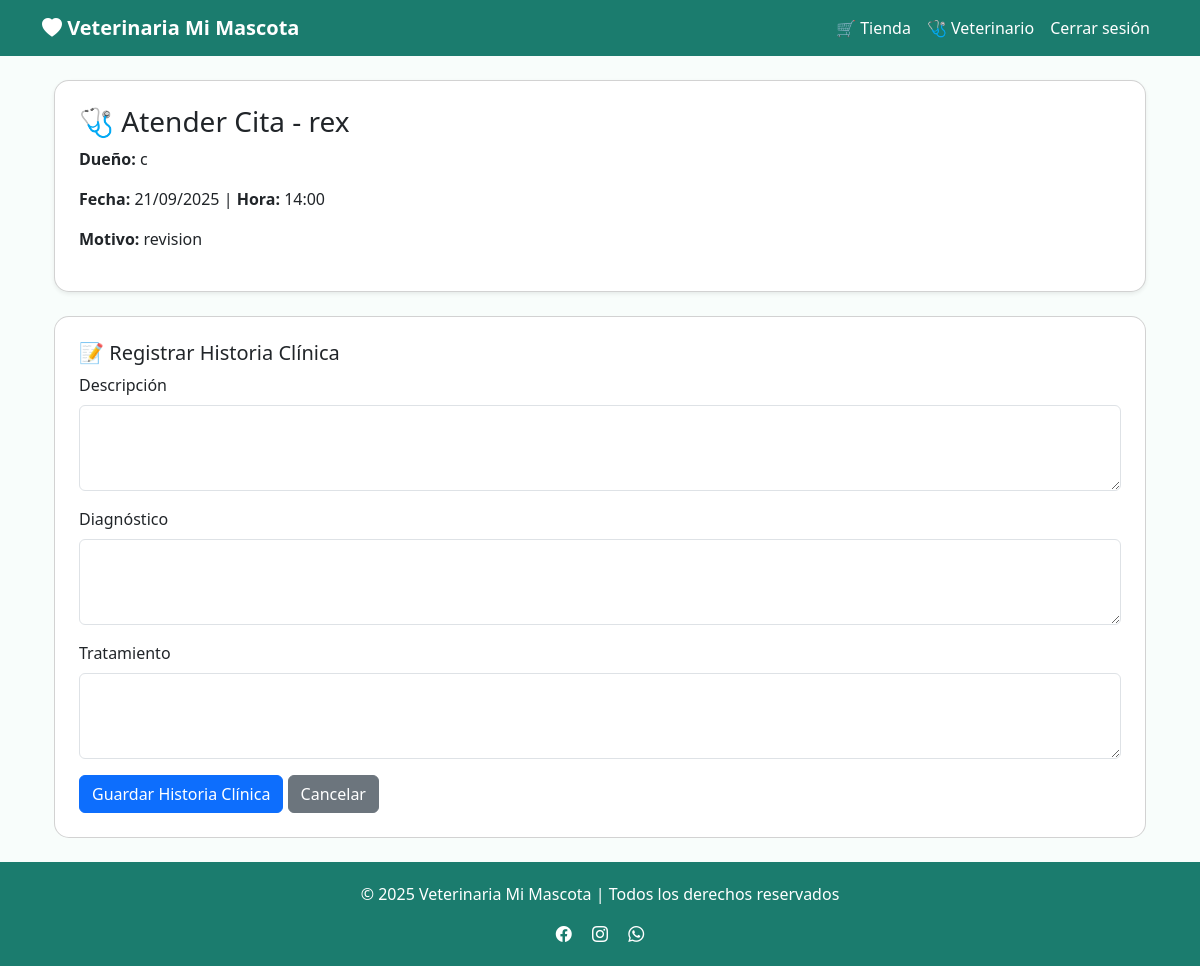
/historia/atender_cita/7 (signed in), run on the app's committed database.
### app/models/mascota.py (models this page shows, shortened)
class Mascota(db.Model):
    __tablename__ = "mascotas"
    id_mascota = db.Column(db.Integer, primary_key=True)
    nombre = db.Column(db.String(100), nullable=False)
    especie = db.Column(db.String(50), nullable=False)
    raza = db.Column(db.String(50))
    genero = db.Column(db.String(10))
    fecha_nacimiento = db.Column(db.Date)
    id_usuario = db.Column(db.Integer, db.ForeignKey("usuarios.id_usuario"), nullable=False)
    usuario = db.relationship('Usuario', back_populates='mascotas')
    historia_clinica = db.relationship('HistoriaClinica', back_populates='mascota', uselist=False)
    citas = db.relationship('Cita', back_populates='mascota')

### app/models/usuario.py (models this page shows, shortened)
class Usuario(db.Model, UserMixin):
    __tablename__ = 'usuarios'
    id_usuario = db.Column(db.Integer, primary_key=True)
    nombre = db.Column(db.String(100), nullable=False)
    email = db.Column(db.String(100), unique=True, nullable=False)
    contraseña = db.Column(db.String(255), nullable=False)
    rol = db.Column(db.String(20), default='cliente')
    direccion = db.Column(db.String(200))
    telefono = db.Column(db.String(15))
    carrito = db.relationship('Carrito', back_populates='usuario', uselist=False)
    citas_cliente = db.relationship('Cita', foreign_keys='Cita.id_usuario', back_populates='usuario')
    citas_veterinario = db.relationship('Cita', foreign_keys='Cita.id_veterinario', back_populates='veterinario_rel')
    mascotas = db.relationship('Mascota', back_populates='usuario')

### app/models/cita.py (models this page shows, shortened)
class Cita(db.Model):
    __tablename__ = 'citas'
    id_cita = db.Column(db.Integer, primary_key=True)
    fecha = db.Column(db.Date, nullable=False)
    hora = db.Column(db.Time, nullable=False)
    motivo = db.Column(db.String(100), nullable=False)
    estado = db.Column(db.String(20), default='pendiente')
    id_mascota = db.Column(db.Integer, db.ForeignKey('mascotas.id_mascota'), nullable=False)
    id_usuario = db.Column(db.Integer, db.ForeignKey('usuarios.id_usuario'), nullable=False)  # Dueño de la mascota
    id_veterinario = db.Column(db.Integer, db.ForeignKey('usuarios.id_usuario'), nullable=True)  # Veterinario asignado
    mascota = db.relationship('Mascota', back_populates='citas')
    historia_clinica = db.relationship('HistoriaClinica', back_populates='cita', uselist=False)
    usuario = db.relationship('Usuario', foreign_keys=[id_usuario], back_populates='citas_cliente')
    veterinario_rel = db.relationship('Usuario', foreign_keys=[id_veterinario], back_populates='citas_veterinario')
    __table_args__ = (
        db.UniqueConstraint('fecha', 'hora', name='_fecha_hora_uc'),
        db.Index('ix_cita_fecha', 'fecha'),
    )

### app/routes/historia_clinica.py (the view, shortened to what this page needs)
@historia_bp.route("/atender_cita/<int:id_cita>", methods=["GET", "POST"])
@login_required
@rol_requerido("veterinario")  # Asegura que solo los veterinarios accedan
def atender_cita(id_cita):
    cita = Cita.query.get_or_404(id_cita)
    if cita.estado != 'pendiente':
        flash("Esta cita ya fue atendida o cancelada.", "warning")
        return redirect(url_for("main.veterinario_panel"))
    return render_template("historia/atender_cita.html", cita=cita)

### app/templates/historia/atender_cita.html (shortened to what this page needs)
{% extends "base.html" %}
{% block content %}
<div class="container mt-4">
    <div class="card p-4 shadow-sm">
        <h2 class="h3">🩺 Atender Cita - {{ cita.mascota.nombre }}</h2>
        <p><strong>Dueño:</strong> {{ cita.mascota.usuario.nombre }}</p>
        <p><strong>Fecha:</strong> {{ cita.fecha.strftime('%d/%m/%Y') }} | <strong>Hora:</strong> {{ cita.hora.strftime('%H:%M') }}</p>
        <p><strong>Motivo:</strong> {{ cita.motivo or 'Sin motivo' }}</p>
    </div>
    <div class="card mt-4 p-4">
        <h3 class="h5">📝 Registrar Historia Clínica</h3>
        <form method="POST">
            <div class="mb-3">
                <label for="descripcion" class="form-label">Descripción</label>
                <textarea name="descripcion" id="descripcion" class="form-control" rows="3" required></textarea>
            </div>
            <div class="mb-3">
                <label for="diagnostico" class="form-label">Diagnóstico</label>
                <textarea name="diagnostico" id="diagnostico" class="form-control" rows="3"></textarea>
            </div>
            <div class="mb-3">
                <label for="tratamiento" class="form-label">Tratamiento</label>
                <textarea name="tratamiento" id="tratamiento" class="form-control" rows="3"></textarea>
            </div>
            <button type="submit" class="btn btn-primary">Guardar Historia Clínica</button>
            <a href="{{ url_for('main.veterinario_panel') }}" class="btn btn-secondary">Cancelar</a>
        </form>
    </div>
</div>
{% endblock %}

### app/templates/base.html (style rules this page uses)
body { background-color: #f8fdfb; }
.card { border-radius: 15px; }

### data on the page
Mascota: mascota.nombre "rex"
Usuario: mascota.usuario.nombre "c"
Cita: fecha "21/09/2025", hora "14:00", motivo "revision"
